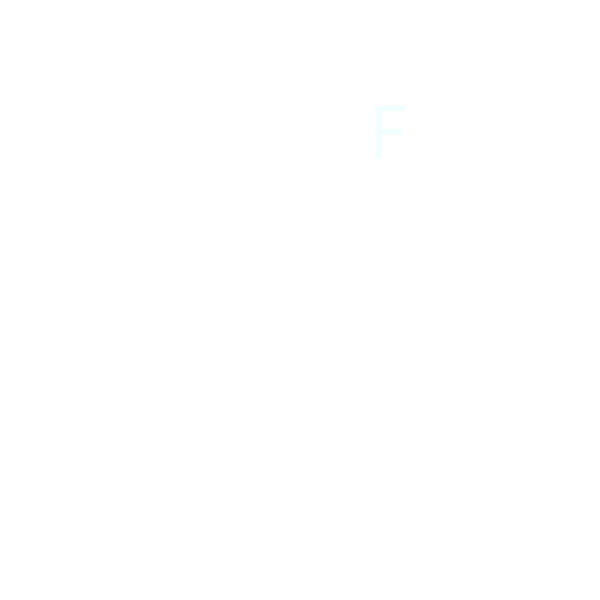
Frame 1 (no input)
Frame 60 (the mouse pressed at the canvas centre just before this capture): identical to frame 1, image omitted
Frame 120 (the mouse held since frame 60 and released just before this capture): identical to frame 1, image omitted

The Processing sketch that drew this single still picture (run headless with seeded random() and noise(); from frame 60 on, the mouse is pressed at the canvas centre):

// Processing sketch: gravityVectors
// ── gravityVectors.pde
// Inspired by the work of Adrien M and Claire B
// Borrowing some code from Daniel Shiffman's
// "Learning Processing", Chapter 5

float size; 
float hue; 

char c; 

PVector pos; 
PVector velocity; 
PVector gravity; //acceleration in the y direction; 

Boolean isMoving; //

void setup(){
  size(600, 600); 
  
  //set up parameters 
  size = 80; 
  //declaring new pVectors for position and velocity
  pos = new PVector(random(width), random(height-100)); 
  velocity = new PVector(0, 0); 
  //create acceleration vector for gravity
  //gravity only accelerates in the y direction
  gravity = new PVector(0, 0.1); 
  hue = random(255); 
 
  c = (char) int(random(65,90)); 
  isMoving = false; 
}

void draw(){
  background(255); 
  
  //calculating distance between mouseX, mouseY
  //access position of vector with .x .y notation 
  float distance = dist(mouseX, mouseY, pos.x, pos.y); 
  
  noStroke();
 // check if the distance between the mouse and the position 
// of the character is less than the character's radius 
  if(distance < size/2){
    fill(hue, 150, 255); 
    isMoving = true; 
  }else {
    fill(hue, 255, 255); 
  }
  
  textSize(size); 
  textAlign(CENTER, CENTER); 
  text(c, pos.x, pos.y); 
  
  //check if letter is moving
  //if letter is moving, i.e. mouse collides with letter, then...
  if(isMoving){
     //add velocity vector to position vector; 
     pos.add(velocity); 
     //add gravity to the velocity
     //object is speeding up as gets closer to the ground
     velocity.add(gravity); 
     
     //uncomment the following to add bouncing 
     if (pos.y > height- size/2){
       velocity.y = velocity.y * -0.9; 
     if(abs(velocity.y) < 3){
       velocity.y = 0; 
     }  
   }
  }
}
